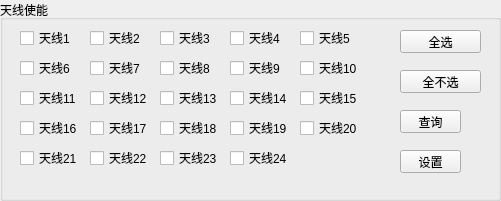
     <widget class="QGroupBox" name="groupBox_31">
      <property name="geometry">
       <rect>
        <x>420</x>
        <y>20</y>
        <width>501</width>
        <height>201</height>
       </rect>
      </property>
      <property name="title">
       <string>天线使能</string>
      </property>
      <widget class="QCheckBox" name="cb_ant1">
       <property name="geometry">
        <rect>
         <x>20</x>
         <y>30</y>
         <width>71</width>
         <height>16</height>
        </rect>
       </property>
       <property name="text">
        <string>天线1</string>
       </property>
      </widget>
      <widget class="QCheckBox" name="cb_ant2">
       <property name="geometry">
        <rect>
         <x>90</x>
         <y>30</y>
         <width>71</width>
         <height>16</height>
        </rect>
       </property>
       <property name="text">
        <string>天线2</string>
       </property>
      </widget>
      <widget class="QCheckBox" name="cb_ant3">
       <property name="geometry">
        <rect>
         <x>160</x>
         <y>30</y>
         <width>71</width>
         <height>16</height>
        </rect>
       </property>
       <property name="text">
        <string>天线3</string>
       </property>
      </widget>
      <widget class="QCheckBox" name="cb_ant4">
       <property name="geometry">
        <rect>
         <x>230</x>
         <y>30</y>
         <width>71</width>
         <height>16</height>
        </rect>
       </property>
       <property name="text">
        <string>天线4</string>
       </property>
      </widget>
      <widget class="QCheckBox" name="cb_ant5">
       <property name="geometry">
        <rect>
         <x>300</x>
         <y>30</y>
         <width>71</width>
         <height>16</height>
        </rect>
       </property>
       <property name="text">
        <string>天线5</string>
       </property>
      </widget>
      <widget class="QCheckBox" name="cb_ant7">
       <property name="geometry">
        <rect>
         <x>90</x>
         <y>60</y>
         <width>71</width>
         <height>16</height>
        </rect>
       </property>
       <property name="text">
        <string>天线7</string>
       </property>
      </widget>
      <widget class="QCheckBox" name="cb_ant9">
       <property name="geometry">
        <rect>
         <x>230</x>
         <y>60</y>
         <width>71</width>
         <height>16</height>
        </rect>
       </property>
       <property name="text">
        <string>天线9</string>
       </property>
      </widget>
      <widget class="QCheckBox" name="cb_ant6">
       <property name="geometry">
        <rect>
         <x>20</x>
         <y>60</y>
         <width>71</width>
         <height>16</height>
        </rect>
       </property>
       <property name="text">
        <string>天线6</string>
       </property>
      </widget>
      <widget class="QCheckBox" name="cb_ant10">
       <property name="geometry">
        <rect>
         <x>300</x>
         <y>60</y>
         <width>71</width>
         <height>16</height>
        </rect>
       </property>
       <property name="text">
        <string>天线10</string>
       </property>
      </widget>
      <widget class="QCheckBox" name="cb_ant8">
       <property name="geometry">
        <rect>
         <x>160</x>
         <y>60</y>
         <width>71</width>
         <height>16</height>
        </rect>
       </property>
       <property name="text">
        <string>天线8</string>
       </property>
      </widget>
      <widget class="QCheckBox" name="cb_ant12">
       <property name="geometry">
        <rect>
         <x>90</x>
         <y>90</y>
         <width>71</width>
         <height>16</height>
        </rect>
       </property>
       <property name="text">
        <string>天线12</string>
       </property>
      </widget>
      <widget class="QCheckBox" name="cb_ant14">
       <property name="geometry">
        <rect>
         <x>230</x>
         <y>90</y>
         <width>71</width>
         <height>16</height>
        </rect>
       </property>
       <property name="text">
        <string>天线14</string>
       </property>
      </widget>
      <widget class="QCheckBox" name="cb_ant11">
       <property name="geometry">
        <rect>
         <x>20</x>
         <y>90</y>
         <width>71</width>
         <height>16</height>
        </rect>
       </property>
       <property name="text">
        <string>天线11</string>
       </property>
      </widget>
      <widget class="QCheckBox" name="cb_ant15">
       <property name="geometry">
        <rect>
         <x>300</x>
         <y>90</y>
         <width>71</width>
         <height>16</height>
        </rect>
       </property>
       <property name="text">
        <string>天线15</string>
       </property>
      </widget>
      <widget class="QCheckBox" name="cb_ant13">
       <property name="geometry">
        <rect>
         <x>160</x>
         <y>90</y>
         <width>71</width>
         <height>16</height>
        </rect>
       </property>
       <property name="text">
        <string>天线13</string>
       </property>
      </widget>
      <widget class="QCheckBox" name="cb_ant17">
       <property name="geometry">
        <rect>
         <x>90</x>
         <y>120</y>
         <width>71</width>
         <height>16</height>
        </rect>
       </property>
       <property name="text">
        <string>天线17</string>
       </property>
      </widget>
      <widget class="QCheckBox" name="cb_ant19">
       <property name="geometry">
        <rect>
         <x>230</x>
         <y>120</y>
         <width>71</width>
         <height>16</height>
        </rect>
       </property>
       <property name="text">
        <string>天线19</string>
       </property>
      </widget>
      <widget class="QCheckBox" name="cb_ant16">
       <property name="geometry">
        <rect>
         <x>20</x>
         <y>120</y>
         <width>71</width>
         <height>16</height>
        </rect>
       </property>
       <property name="text">
        <string>天线16</string>
       </property>
      </widget>
      <widget class="QCheckBox" name="cb_ant20">
       <property name="geometry">
        <rect>
         <x>300</x>
         <y>120</y>
         <width>71</width>
         <height>16</height>
        </rect>
       </property>
       <property name="text">
        <string>天线20</string>
       </property>
      </widget>
      <widget class="QCheckBox" name="cb_ant18">
       <property name="geometry">
        <rect>
         <x>160</x>
         <y>120</y>
         <width>71</width>
         <height>16</height>
        </rect>
       </property>
       <property name="text">
        <string>天线18</string>
       </property>
      </widget>
      <widget class="QCheckBox" name="cb_ant22">
       <property name="geometry">
        <rect>
         <x>90</x>
         <y>150</y>
         <width>71</width>
         <height>16</height>
        </rect>
       </property>
       <property name="text">
        <string>天线22</string>
       </property>
      </widget>
      <widget class="QCheckBox" name="cb_ant24">
       <property name="geometry">
        <rect>
         <x>230</x>
         <y>150</y>
         <width>71</width>
         <height>16</height>
        </rect>
       </property>
       <property name="text">
        <string>天线24</string>
       </property>
      </widget>
      <widget class="QCheckBox" name="cb_ant21">
       <property name="geometry">
        <rect>
         <x>20</x>
         <y>150</y>
         <width>71</width>
         <height>16</height>
        </rect>
       </property>
       <property name="text">
        <string>天线21</string>
       </property>
      </widget>
      <widget class="QCheckBox" name="cb_ant23">
       <property name="geometry">
        <rect>
         <x>160</x>
         <y>150</y>
         <width>71</width>
         <height>16</height>
        </rect>
       </property>
       <property name="text">
        <string>天线23</string>
       </property>
      </widget>
      <widget class="QPushButton" name="btn_selectAll">
       <property name="geometry">
        <rect>
         <x>400</x>
         <y>30</y>
         <width>81</width>
         <height>23</height>
        </rect>
       </property>
       <property name="font">
        <font>
         <family>Arial</family>
         <pointsize>9</pointsize>
        </font>
       </property>
       <property name="text">
        <string>全选</string>
       </property>
      </widget>
      <widget class="QPushButton" name="btn_unSelectAll">
       <property name="geometry">
        <rect>
         <x>400</x>
         <y>70</y>
         <width>81</width>
         <height>23</height>
        </rect>
       </property>
       <property name="font">
        <font>
         <family>Arial</family>
         <pointsize>9</pointsize>
        </font>
       </property>
       <property name="text">
        <string>全不选</string>
       </property>
      </widget>
      <widget class="QPushButton" name="btn_antPowerGet">
       <property name="geometry">
        <rect>
         <x>400</x>
         <y>110</y>
         <width>61</width>
         <height>23</height>
        </rect>
       </property>
       <property name="text">
        <string>查询</string>
       </property>
      </widget>
      <widget class="QPushButton" name="btn_antPowerSet">
       <property name="geometry">
        <rect>
         <x>400</x>
         <y>150</y>
         <width>61</width>
         <height>23</height>
        </rect>
       </property>
       <property name="text">
        <string>设置</string>
       </property>
      </widget>
     </widget>
